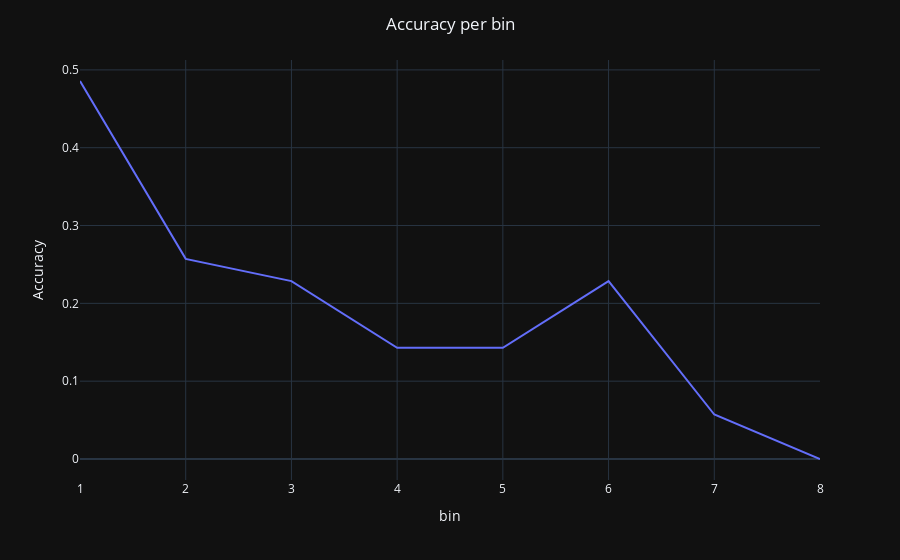

Notebook source saved alongside this figure:
### Markdown cell above
### Plotting by bin

### Code cell
bin_results = utils.load_json("results/dev_bin_results.json")["results"]

bin_accs = []
bin_nums = "1 2 3 4 5 6 7 8".split()



for entry in bin_results:
    bin_accs.append(entry["acc"])
    

df = pd.DataFrame.from_dict({"Accuracy": bin_accs,
                             "bin":bin_nums})

    
fig = px.line(df, x="bin", y="Accuracy", template="plotly_dark")
fig.update_layout(title_text="Accuracy per bin", title_x=0.5)

### Figure 1 — Plotly figure (JSON) as saved in the notebook; plotly's stock layout.template omitted (floating-point values rounded to 4 significant figures)
{"data": [{"hovertemplate": "bin=%{x}<br>Accuracy=%{y}<extra></extra>", "legendgroup": "", "line": {"color": "#636efa", "dash": "solid"}, "marker": {"symbol": "circle"}, "mode": "lines", "name": "", "orientation": "v", "showlegend": false, "type": "scatter", "x": ["1", "2", "3", "4", "5", "6", "7", "8"], "xaxis": "x", "y": [0.4857, 0.2571, 0.2286, 0.1429, 0.1429, 0.2286, 0.05714, 0], "yaxis": "y"}], "layout": {"legend": {"tracegroupgap": 0}, "margin": {"t": 60}, "title": {"text": "Accuracy per bin", "x": 0.5}, "xaxis": {"anchor": "y", "domain": [0, 1], "title": {"text": "bin"}}, "yaxis": {"anchor": "x", "domain": [0, 1], "title": {"text": "Accuracy"}}}}
